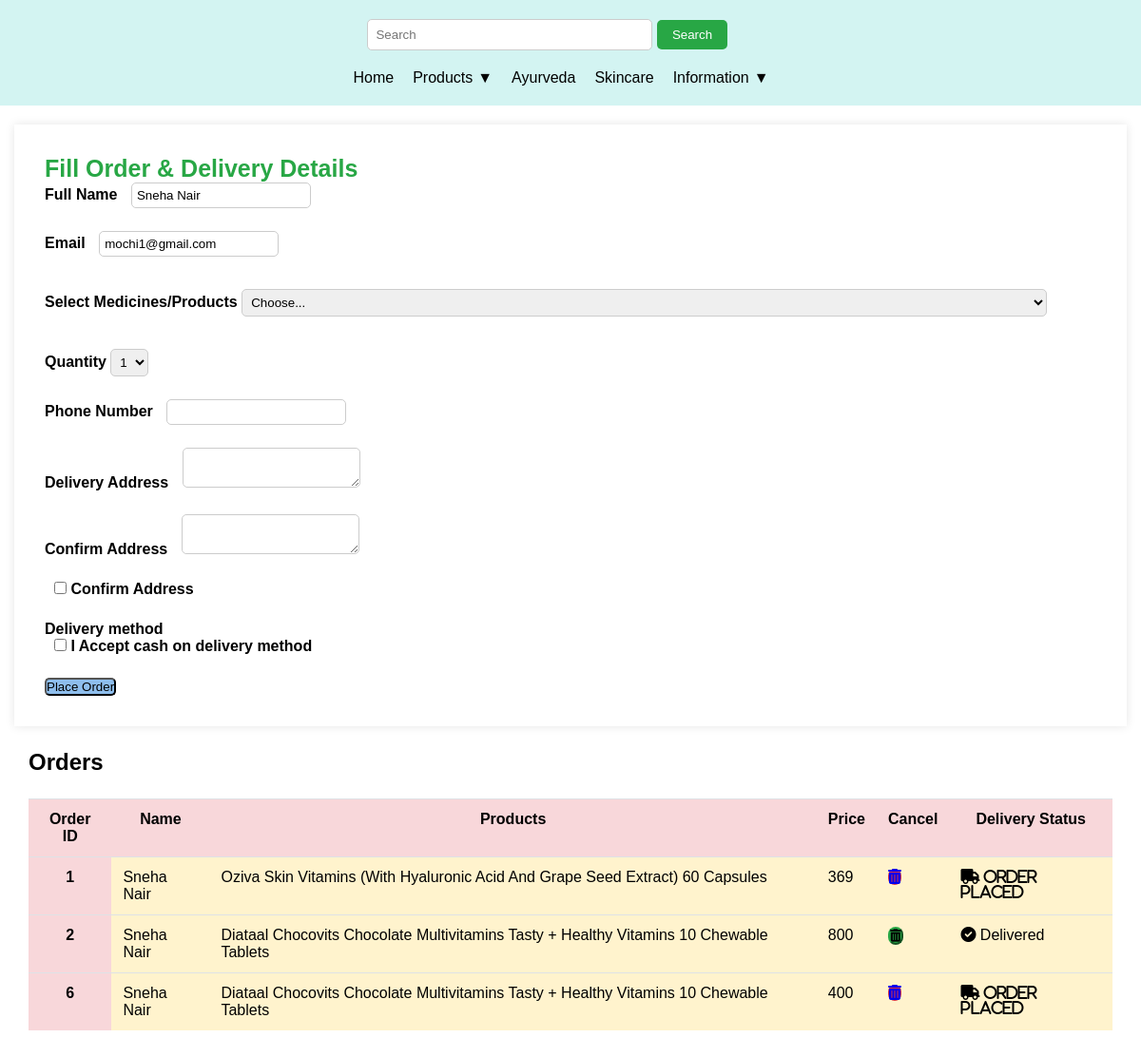
/orders (signed in), run on an earlier commit of the app's database.
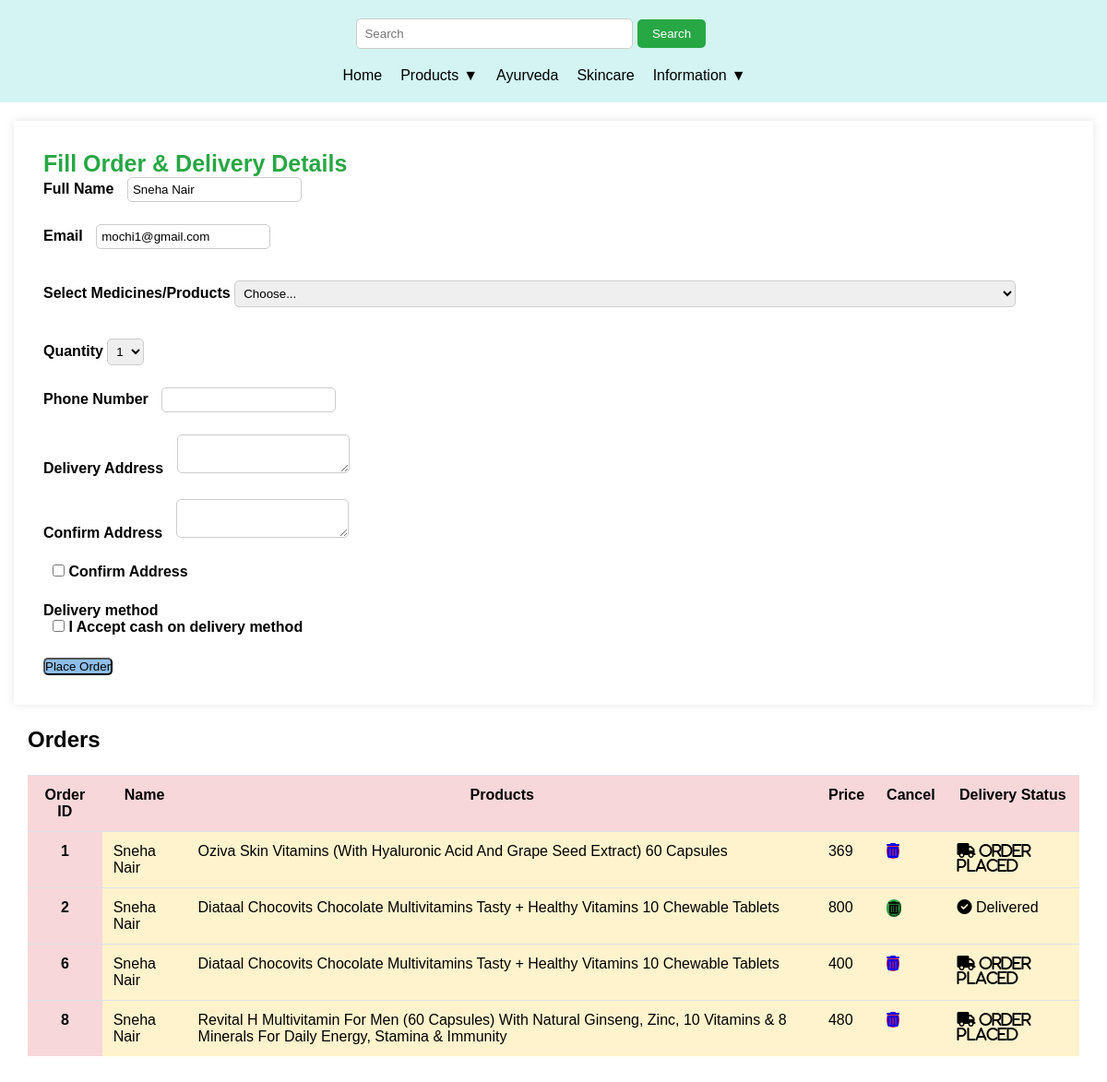
And on a later commit of the database.
### base/models.py (models this page shows, shortened)
class MyOrders(models.Model):
    name=models.CharField(max_length=30)
    email=models.EmailField()
    items=models.CharField(max_length=1500)
    address=models.TextField()
    quantity=models.CharField(max_length=100)
    price=models.CharField(max_length=100)
    phone_num=models.CharField(max_length=10)
    delivery=models.BooleanField(default=False)
    pending=models.BooleanField(default=False)

### base/views.py (the view, shortened to what this page needs)
# urls.py: path("orders",views.myorders,name="myorders"),
def myorders(request):
    if not request.user.is_authenticated:
        messages.warning(request, "Please Login to place the Order....")
        return redirect("base:login")
    mymed = Medicines.objects.all()
    myprod = ProductItems.objects.all()
    myayur = Ayurveda.objects.all()
    current_user = request.user.username
    items = MyOrders.objects.filter(email=current_user)
    context = {"myprod": myprod, "mymed": mymed, "myayur": myayur, "items": items}
    return render(request, "orders.html", context)

### base/templates/orders.html (shortened to what the changed rows need)
{% extends "basehome.html" %}
{% block content %}
<link rel="stylesheet" href="https://cdnjs.cloudflare.com/ajax/libs/font-awesome/6.0.0-beta3/css/all.min.css">
<div class="row">
  <div class="col-md-8">
    <div class="container mt-2">
      <h2 class="display-4">Orders</h2>
      <table class="table table-danger table-striped">
        <thead>
          <tr>
            <th scope="col">Order ID</th>
            <th scope="col">Name</th>
            <th scope="col">Products</th>
            <th scope="col">Price</th>
            <th scope="col">Cancel</th>
            <th scope="col">Delivery Status</th>
          </tr>
        </thead>
        <tbody>
          {% for item in items %}
          <tr>
            <th scope="row">{{item.id}}</th>
            <td>{{item.name}}</td>
            <td>{{item.items}}</td>
            <td>{{item.price}}</td>
            {% if item.delivery %}
            <td><button type="button" class="btn-success p-2"  href="/orders/{{item.id}}"><i class="fa-solid fa-trash-can"></i> </button></td>
            {% else %}
            <td><a type="button" class="btn-danger p-2" href="/orders/{{item.id}}"> <i class="fas fa-trash-alt"></i></a></td>
            {% endif %}
             {% if item.delivery %}
             <td><i class="fa-solid fa-circle-check"></i> Delivered</td>
             {% else %}
             <td> <i class="fa-solid fa-truck"> Order Placed</i></td>
             {% endif %}
            </tr>
          {% endfor %}
        </tbody>
      </table>
    </div>
  </div>
</div>
{% endblock %}

What changed in the data, as far as the page shows it:
added MyOrders: id "8", name "Sneha Nair", items "Revital H Multivitamin For Men (60 Capsules) With Natural Ginseng, Zinc, 10 Vitamins & 8 Minerals For Daily Energy, Stamina & Immunity", price "480", delivery "Order Placed"
